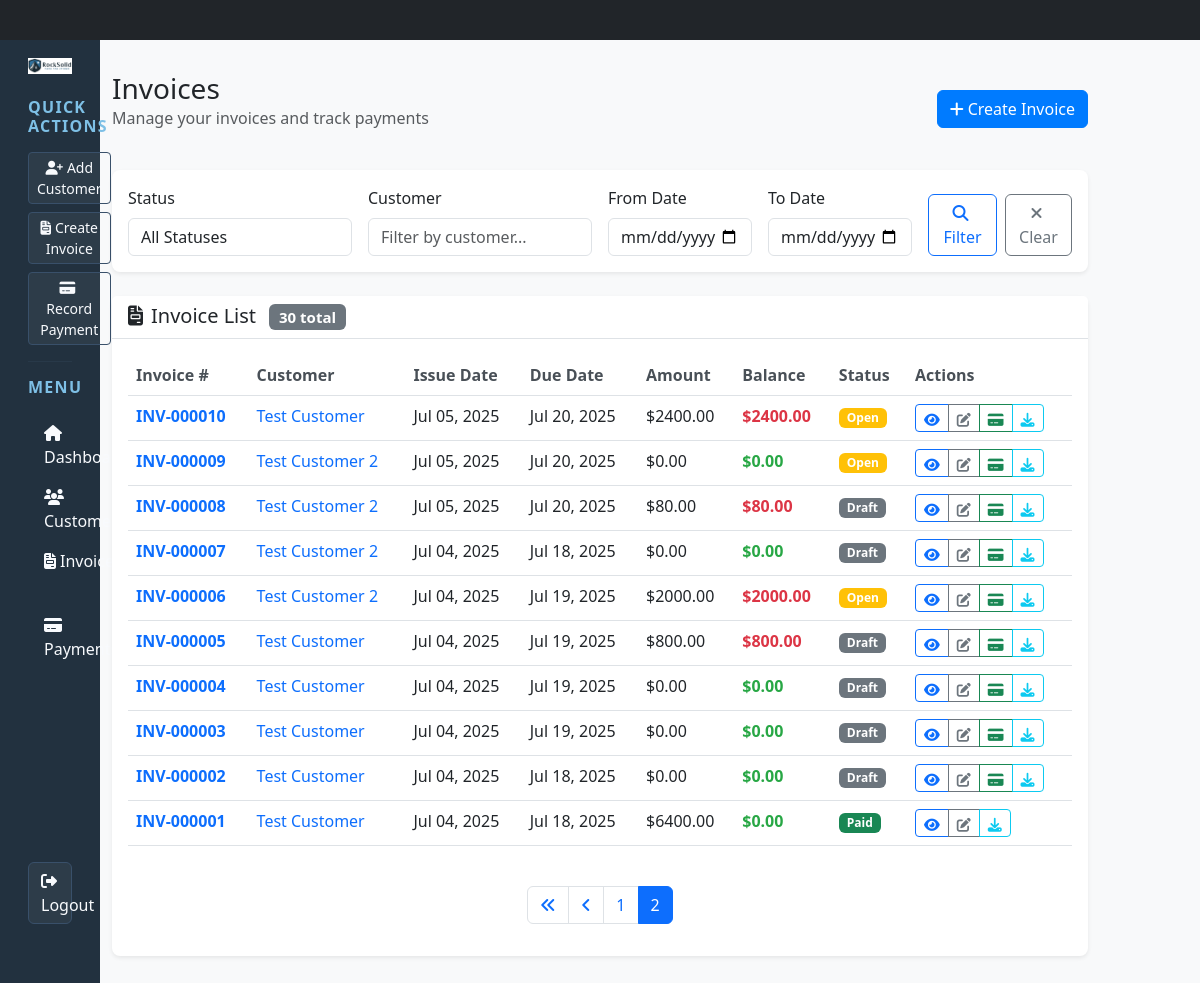
The app's page /invoices/?page=2&sort=-invoice_number (signed in), older data.
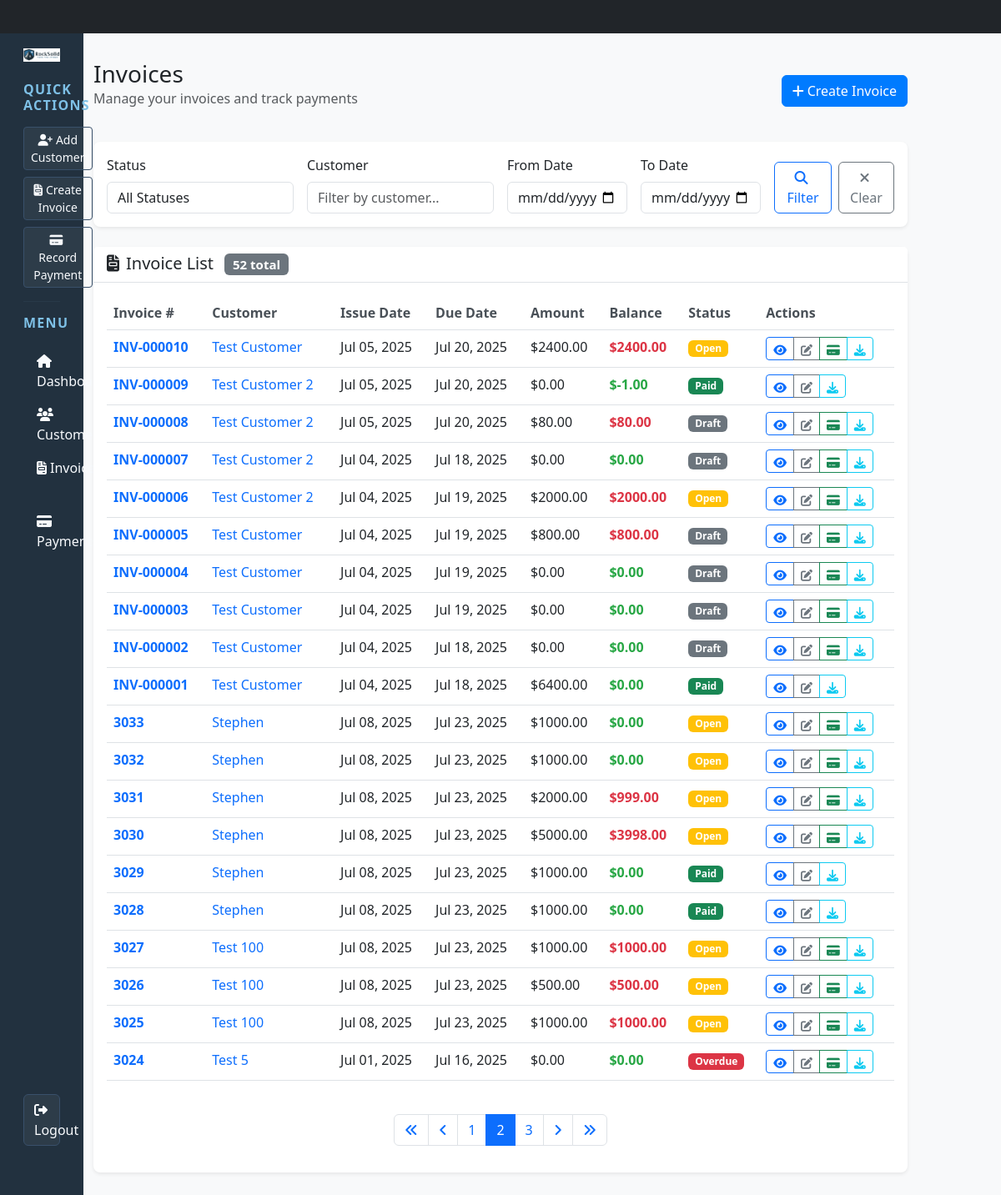
The same page, newer data.
### bookkeeping/models.py (models this page shows, shortened)
class Invoice(models.Model):
    STATUS_CHOICES = [
        ('draft', 'Draft'),
        ('open', 'Open'),
        ('paid', 'Paid'),
        ('overdue', 'Overdue'),
        ('cancelled', 'Cancelled'),
    ]
    id = models.UUIDField(primary_key=True, default=uuid.uuid4, editable=False)
    invoice_number = models.CharField(max_length=50, unique=True, help_text="Unique invoice number")
    customer = models.ForeignKey(Customer, on_delete=models.CASCADE, related_name='invoices')
    issue_date = models.DateField()
    due_date = models.DateField()
    status = models.CharField(max_length=20, choices=STATUS_CHOICES, default='open')
    subtotal = models.DecimalField(max_digits=10, decimal_places=2, default=Decimal('0.00'))
    tax_rate = models.DecimalField(max_digits=5, decimal_places=4, default=Decimal('0.0000'))
    tax_amount = models.DecimalField(max_digits=10, decimal_places=2, default=Decimal('0.00'))
    discount_amount = models.DecimalField(max_digits=10, decimal_places=2, default=Decimal('0.00'))
    finance_charge = models.DecimalField(max_digits=10, decimal_places=2, default=Decimal('0.00'))
    total_amount = models.DecimalField(max_digits=10, decimal_places=2, default=Decimal('0.00'))
    enable_finance_charge = models.BooleanField(default=True, help_text="Enable automatic finance charge calculation")
    notes = models.TextField(blank=True, null=True)
    terms = models.TextField(blank=True, null=True)
    created_at = models.DateTimeField(auto_now_add=True)
    updated_at = models.DateTimeField(auto_now=True)
    created_by = models.ForeignKey(User, on_delete=models.SET_NULL, null=True, blank=True)
    class Meta:
        ordering = ['-issue_date', '-created_at']
        verbose_name = 'Invoice'
        verbose_name_plural = 'Invoices'
    @property
    def is_overdue(self) -> bool:
        return self.status == 'open' and self.due_date < timezone.now().date()
    @property
    def paid_amount(self) -> Decimal:
        return self.payments.aggregate(
            total=Sum('amount')
        )['total'] or Decimal('0.00')
    @property
    def balance_due(self) -> Decimal:
        invoice_balance = self.total_amount - self.paid_amount
        customer_balance = self.customer.current_balance
        if customer_balance < 0:
            credit_amount = abs(customer_balance)
            adjusted_balance = invoice_balance - credit_amount
            return max(adjusted_balance, Decimal('0.00'))  # type: ignore
        return invoice_balance

class Customer(models.Model):
    PAYMENT_TERMS_CHOICES = [
        ('net_15', 'Net 15'),
        ('net_30', 'Net 30'),
        ('net_60', 'Net 60'),
        ('net_90', 'Net 90'),
        ('due_on_receipt', 'Due on Receipt'),
    ]
    id = models.UUIDField(primary_key=True, default=uuid.uuid4, editable=False)
    name = models.CharField(max_length=200, help_text="Company name")
    contact_person = models.CharField(max_length=200, blank=True, null=True, help_text="Primary contact person")
    email = models.EmailField(blank=True, null=True)
    phone = models.CharField(max_length=20, blank=True, null=True)
    address = models.TextField(blank=True, null=True)
    city = models.CharField(max_length=100, blank=True, null=True)
    state = models.CharField(max_length=100, blank=True, null=True)
    zip_code = models.CharField(max_length=20, blank=True, null=True)
    country = models.CharField(max_length=100, default='United States')
    tax_id = models.CharField(max_length=50, blank=True, null=True, help_text="Tax ID or Business Number")
    payment_terms = models.CharField(
        max_length=20,
        choices=PAYMENT_TERMS_CHOICES
    )
    credit_limit = models.DecimalField(
        max_digits=10,
        decimal_places=2,
        default=Decimal('0.00'),
        validators=[MinValueValidator(Decimal('0.00'))]
    )
    notes = models.TextField(blank=True, null=True)
    is_active = models.BooleanField(default=True)  # type: ignore
    created_at = models.DateTimeField(auto_now_add=True)
    updated_at = models.DateTimeField(auto_now=True)
    created_by = models.ForeignKey(User, on_delete=models.SET_NULL, null=True, blank=True)
    class Meta:
        ordering = ['name']
        verbose_name = 'Customer'
        verbose_name_plural = 'Customers'
    @property
    def current_balance(self) -> Decimal:
        total_invoiced = self.invoices.exclude(status='cancelled').aggregate(
            total=Sum('total_amount')
        )['total'] or Decimal('0.00')
        total_payments = self.payments.aggregate(
            total=Sum('amount')
        )['total'] or Decimal('0.00')
        return total_invoiced - total_payments

### bookkeeping/views.py (the view)
# urls.py: path('invoices/', views.invoice_list, name='invoice_list'),
@login_required
def invoice_list(request):
    invoices = Invoice.objects.select_related('customer').all()
    status_filter = request.GET.get('status', '')
    if status_filter:
        invoices = invoices.filter(status=status_filter)
    customer_filter = request.GET.get('customer', '')
    if customer_filter:
        invoices = invoices.filter(customer__name__icontains=customer_filter)
    date_from = request.GET.get('date_from', '')
    date_to = request.GET.get('date_to', '')
    if date_from:
        invoices = invoices.filter(issue_date__gte=date_from)
    if date_to:
        invoices = invoices.filter(issue_date__lte=date_to)
    invoices = invoices.order_by('-invoice_number')
    paginator = Paginator(invoices, 20)
    page_number = request.GET.get('page')
    page_obj = paginator.get_page(page_number)
    context = {
        'page_obj': page_obj,
        'status_filter': status_filter,
        'customer_filter': customer_filter,
        'date_from': date_from,
        'date_to': date_to,
        'sort_by': '-invoice_number',
    }
    return render(request, 'bookkeeping/invoice_list.html', context)

### bookkeeping/templates/bookkeeping/invoice_list.html (shortened to what this page needs)
{% extends 'bookkeeping/base.html' %}
{% block content %}
<div class="row mb-4">
    <div class="col-12 d-flex justify-content-between align-items-center">
        <div>
            <h1 class="h3 mb-0">Invoices</h1>
            <p class="text-muted">Manage your invoices and track payments</p>
        </div>
        <a href="{% url 'bookkeeping:invoice_create' %}" class="btn btn-primary">
            <i class="fas fa-plus me-1"></i>Create Invoice
        </a>
    </div>
</div>
<div class="card mb-4">
    <div class="card-body">
        <form method="get" class="row g-3">
            <div class="col-md-3">
                <label for="status" class="form-label">Status</label>
                <select class="form-control" id="status" name="status">
                    <option value="">All Statuses</option>
                </select>
            </div>
            <div class="col-md-3">
                <label for="customer" class="form-label">Customer</label>
                <input type="text" class="form-control" id="customer" name="customer"
                       value="{{ customer_filter }}" placeholder="Filter by customer...">
            </div>
            <div class="col-md-2">
                <label for="date_from" class="form-label">From Date</label>
                <input type="date" class="form-control" id="date_from" name="date_from" value="{{ date_from }}">
            </div>
            <div class="col-md-2">
                <label for="date_to" class="form-label">To Date</label>
                <input type="date" class="form-control" id="date_to" name="date_to" value="{{ date_to }}">
            </div>
            <div class="col-md-2 d-flex align-items-end">
                <button type="submit" class="btn btn-outline-primary me-2">
                    <i class="fas fa-search me-1"></i>Filter
                </button>
                <a href="{% url 'bookkeeping:invoice_list' %}" class="btn btn-outline-secondary">
                    <i class="fas fa-times me-1"></i>Clear
                </a>
            </div>
        </form>
    </div>
</div>
<div class="card">
    <div class="card-header">
        <h5 class="mb-0">
            <i class="fas fa-file-invoice me-2"></i>Invoice List
            {% if page_obj %}
                <span class="badge bg-secondary ms-2">{{ page_obj.paginator.count }} total</span>
            {% endif %}
        </h5>
    </div>
    <div class="card-body">
        {% if page_obj %}
            <div class="table-responsive">
                <table class="table table-hover">
                    <thead>
                        <tr>
                            <th>Invoice #</th>
                            <th>Customer</th>
                            <th>Issue Date</th>
                            <th>Due Date</th>
                            <th>Amount</th>
                            <th>Balance</th>
                            <th>Status</th>
                            <th>Actions</th>
                        </tr>
                    </thead>
                    <tbody>
                        {% for invoice in page_obj %}
                        <tr>
                            <td>
                                <a href="{% url 'bookkeeping:invoice_detail' invoice.id %}" class="text-decoration-none fw-bold">
                                    {{ invoice.invoice_number }}
                                </a>
                            </td>
                            <td>
                                <a href="{% url 'bookkeeping:customer_detail' invoice.customer.id %}" class="text-decoration-none">
                                    {{ invoice.customer.name }}
                                </a>
                            </td>
                            <td>{{ invoice.issue_date|date:"M d, Y" }}</td>
                            <td>
                                <span class="{% if invoice.is_overdue %}text-danger{% endif %}">
                                    {{ invoice.due_date|date:"M d, Y" }}
                                </span>
                            </td>
                            <td>${{ invoice.total_amount|floatformat:2 }}</td>
                            <td>
                                <span class="{% if invoice.balance_due > 0 %}balance-negative{% else %}balance-positive{% endif %}">
                                    ${{ invoice.balance_due|floatformat:2 }}
                                </span>
                            </td>
                            <td>
                                <span class="badge status-badge
                                    {% if invoice.status == 'paid' %}bg-success
                                    {% elif invoice.status == 'overdue' %}bg-danger
                                    {% elif invoice.status == 'open' %}bg-warning
                                    {% elif invoice.status == 'draft' %}bg-secondary
                                    {% else %}bg-dark{% endif %}">
                                    {{ invoice.status|title }}
                                </span>
                            </td>
                            <td>
                                <div class="btn-group" role="group">
                                    <a href="{% url 'bookkeeping:invoice_detail' invoice.id %}"
                                       class="btn btn-sm btn-outline-primary btn-tall" title="View Details">
                                        <i class="fas fa-eye"></i>
                                    </a>
                                    <a href="{% url 'bookkeeping:invoice_update' invoice.id %}"
                                       class="btn btn-sm btn-outline-secondary btn-tall" title="Edit">
                                        <i class="fas fa-edit"></i>
                                    </a>
                                    {% if invoice.status != 'paid' %}
                                    <a href="{% url 'bookkeeping:payment_create' %}?invoice={{ invoice.id }}"
                                       class="btn btn-sm btn-outline-success btn-tall" title="Record Payment">
                                        <i class="fas fa-credit-card"></i>
                                    </a>
                                    {% endif %}
                                    <a href="{% url 'bookkeeping:invoice_pdf' invoice.id %}" class="btn btn-sm btn-outline-info btn-tall" title="Download Invoice" target="_blank">
                                        <i class="fas fa-download"></i>
                                    </a>
                                </div>
                            </td>
                        </tr>
                        {% endfor %}
                    </tbody>
                </table>
            </div>
            {% if page_obj.has_other_pages %}
            <nav aria-label="Invoice pagination" class="mt-4">
                <ul class="pagination justify-content-center">
                    {% if page_obj.has_previous %}
                        <li class="page-item">
                            <a class="page-link" href="?page=1{% if sort_by %}&sort={{ sort_by }}{% endif %}">
                                <i class="fas fa-angle-double-left"></i>
                            </a>
                        </li>
                        <li class="page-item">
                            <a class="page-link" href="?page={{ page_obj.previous_page_number }}{% if sort_by %}&sort={{ sort_by }}{% endif %}">
                                <i class="fas fa-angle-left"></i>
                            </a>
                        </li>
                    {% endif %}
                    {% for num in page_obj.paginator.page_range %}
                        {% if page_obj.number == num %}
                            <li class="page-item active">
                                <span class="page-link">{{ num }}</span>
                            </li>
                        {% elif num > page_obj.number|add:'-3' and num < page_obj.number|add:'3' %}
                            <li class="page-item">
                                <a class="page-link" href="?page={{ num }}{% if sort_by %}&sort={{ sort_by }}{% endif %}">{{ num }}</a>
                            </li>
                        {% endif %}
                    {% endfor %}
                    {% if page_obj.has_next %}
                        <li class="page-item">
                            <a class="page-link" href="?page={{ page_obj.next_page_number }}{% if sort_by %}&sort={{ sort_by }}{% endif %}">
                                <i class="fas fa-angle-right"></i>
                            </a>
                        </li>
                        <li class="page-item">
                            <a class="page-link" href="?page={{ page_obj.paginator.num_pages }}{% if sort_by %}&sort={{ sort_by }}{% endif %}">
                                <i class="fas fa-angle-double-right"></i>
                            </a>
                        </li>
                    {% endif %}
                </ul>
            </nav>
            {% endif %}
        {% endif %}
    </div>
</div>
{% endblock %}

Row changes from the older to the newer data that the page shows:
changed Invoice "INV-000009": balance_due "0.00" → "-1.00"; status "Open" → "Paid"
added Invoice: invoice_number "3033", customer.name "Stephen", issue_date "Jul 08, 2025", due_date "Jul 23, 2025", total_amount "1000.00", balance_due "0.00", status "Open"
added Invoice: invoice_number "3032", customer.name "Stephen", issue_date "Jul 08, 2025", due_date "Jul 23, 2025", total_amount "1000.00", balance_due "0.00", status "Open"
added Invoice: invoice_number "3031", customer.name "Stephen", issue_date "Jul 08, 2025", due_date "Jul 23, 2025", total_amount "2000.00", balance_due "999.00", status "Open"
added Invoice: invoice_number "3030", customer.name "Stephen", issue_date "Jul 08, 2025", due_date "Jul 23, 2025", total_amount "5000.00", balance_due "3998.00", status "Open"
added Invoice: invoice_number "3029", customer.name "Stephen", issue_date "Jul 08, 2025", due_date "Jul 23, 2025", total_amount "1000.00", balance_due "0.00", status "Paid"
added Invoice: invoice_number "3028", customer.name "Stephen", issue_date "Jul 08, 2025", due_date "Jul 23, 2025", total_amount "1000.00", balance_due "0.00", status "Paid"
added Invoice: invoice_number "3027", customer.name "Test 100", issue_date "Jul 08, 2025", due_date "Jul 23, 2025", total_amount "1000.00", balance_due "1000.00", status "Open"
added Invoice: invoice_number "3026", customer.name "Test 100", issue_date "Jul 08, 2025", due_date "Jul 23, 2025", total_amount "500.00", balance_due "500.00", status "Open"
added Invoice: invoice_number "3025", customer.name "Test 100", issue_date "Jul 08, 2025", due_date "Jul 23, 2025", total_amount "1000.00", balance_due "1000.00", status "Open"
added Invoice: invoice_number "3024", customer.name "Test 5", issue_date "Jul 01, 2025", due_date "Jul 16, 2025", total_amount "0.00", balance_due "0.00", status "Overdue"
Text that changed along with them:
{{ page_obj.paginator.count }}: "30" → "52"
new list line: "3"
